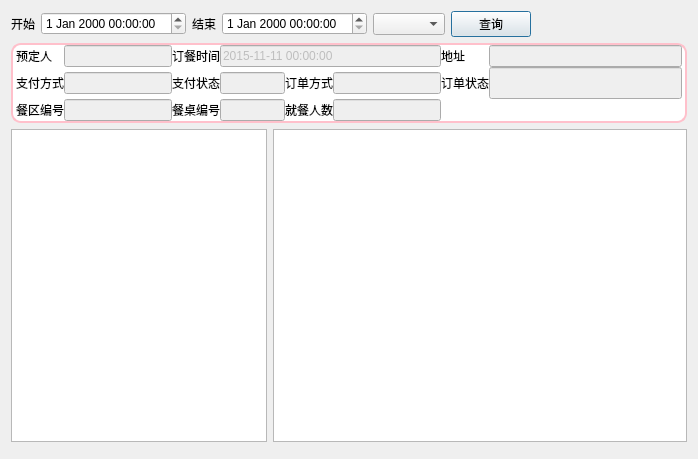
<?xml version="1.0" encoding="UTF-8"?>
<ui version="4.0">
 <class>w_scr_dish_weixinwaimai_dialog</class>
 <widget class="QDialog" name="w_scr_dish_weixinwaimai_dialog">
  <property name="geometry">
   <rect>
    <x>0</x>
    <y>0</y>
    <width>698</width>
    <height>459</height>
   </rect>
  </property>
  <property name="windowTitle">
   <string>Dialog</string>
  </property>
  <layout class="QVBoxLayout" name="verticalLayout">
   <item>
    <layout class="QHBoxLayout" name="horizontalLayout">
     <item>
      <widget class="QLabel" name="label_11">
       <property name="text">
        <string>开始</string>
       </property>
      </widget>
     </item>
     <item>
      <widget class="lds_datetimeEdit" name="dateTimeEdit"/>
     </item>
     <item>
      <widget class="QLabel" name="label_12">
       <property name="text">
        <string>结束</string>
       </property>
      </widget>
     </item>
     <item>
      <widget class="lds_datetimeEdit" name="dateTimeEdit_2"/>
     </item>
     <item>
      <widget class="lds_ComboBox" name="comboBox"/>
     </item>
     <item>
      <widget class="lds_toolbar_button" name="pushButton_search">
       <property name="text">
        <string>查询</string>
       </property>
      </widget>
     </item>
     <item>
      <spacer name="horizontalSpacer">
       <property name="orientation">
        <enum>Qt::Horizontal</enum>
       </property>
       <property name="sizeHint" stdset="0">
        <size>
         <width>40</width>
         <height>20</height>
        </size>
       </property>
      </spacer>
     </item>
    </layout>
   </item>
   <item>
    <widget class="QFrame" name="frame">
     <property name="styleSheet">
      <string notr="true">QFrame#frame{
background:white;border:2px solid pink;border-radius:10px;
}</string>
     </property>
     <layout class="QGridLayout" name="gridLayout" columnstretch="0,0,0,1,0,0,0,0">
      <property name="leftMargin">
       <number>3</number>
      </property>
      <property name="topMargin">
       <number>0</number>
      </property>
      <property name="rightMargin">
       <number>3</number>
      </property>
      <property name="bottomMargin">
       <number>0</number>
      </property>
      <property name="spacing">
       <number>0</number>
      </property>
      <item row="0" column="0">
       <widget class="QLabel" name="label">
        <property name="text">
         <string>预定人</string>
        </property>
       </widget>
      </item>
      <item row="1" column="5">
       <widget class="QLineEdit" name="lineEdit_orderType">
        <property name="enabled">
         <bool>false</bool>
        </property>
       </widget>
      </item>
      <item row="0" column="2">
       <widget class="QLabel" name="label_2">
        <property name="text">
         <string>订餐时间</string>
        </property>
       </widget>
      </item>
      <item row="1" column="1">
       <widget class="QLineEdit" name="lineEdit_payType">
        <property name="enabled">
         <bool>false</bool>
        </property>
       </widget>
      </item>
      <item row="1" column="6">
       <widget class="QLabel" name="label_9">
        <property name="text">
         <string>订单状态</string>
        </property>
       </widget>
      </item>
      <item row="1" column="2">
       <widget class="QLabel" name="label_7">
        <property name="text">
         <string>支付状态</string>
        </property>
       </widget>
      </item>
      <item row="1" column="3">
       <widget class="QLineEdit" name="lineEdit_payState">
        <property name="enabled">
         <bool>false</bool>
        </property>
       </widget>
      </item>
      <item row="1" column="0">
       <widget class="QLabel" name="label_6">
        <property name="text">
         <string>支付方式</string>
        </property>
       </widget>
      </item>
      <item row="1" column="7">
       <widget class="QLineEdit" name="lineEdit_orderState">
        <property name="enabled">
         <bool>false</bool>
        </property>
        <property name="styleSheet">
         <string notr="true">color:red;
font:bold 20px;</string>
        </property>
        <property name="text">
         <string/>
        </property>
       </widget>
      </item>
      <item row="1" column="4">
       <widget class="QLabel" name="label_8">
        <property name="text">
         <string>订单方式</string>
        </property>
       </widget>
      </item>
      <item row="0" column="1">
       <widget class="QLineEdit" name="lineEdit_orderer">
        <property name="enabled">
         <bool>false</bool>
        </property>
        <property name="text">
         <string/>
        </property>
       </widget>
      </item>
      <item row="2" column="0">
       <widget class="QLabel" name="label_3">
        <property name="text">
         <string>餐区编号</string>
        </property>
       </widget>
      </item>
      <item row="2" column="1">
       <widget class="QLineEdit" name="lineEdit_tabelAreaNo">
        <property name="enabled">
         <bool>false</bool>
        </property>
       </widget>
      </item>
      <item row="2" column="2">
       <widget class="QLabel" name="label_4">
        <property name="text">
         <string>餐桌编号</string>
        </property>
       </widget>
      </item>
      <item row="2" column="3">
       <widget class="QLineEdit" name="lineEdit_eatTableNo">
        <property name="enabled">
         <bool>false</bool>
        </property>
       </widget>
      </item>
      <item row="2" column="4">
       <widget class="QLabel" name="label_5">
        <property name="text">
         <string>就餐人数</string>
        </property>
       </widget>
      </item>
      <item row="2" column="5">
       <widget class="QLineEdit" name="lineEdit_eatPels">
        <property name="enabled">
         <bool>false</bool>
        </property>
       </widget>
      </item>
      <item row="0" column="3" colspan="3">
       <widget class="QLineEdit" name="lineEdit_eatTime">
        <property name="enabled">
         <bool>false</bool>
        </property>
        <property name="minimumSize">
         <size>
          <width>0</width>
          <height>0</height>
         </size>
        </property>
        <property name="maximumSize">
         <size>
          <width>16777215</width>
          <height>16777215</height>
         </size>
        </property>
        <property name="text">
         <string>2015-11-11 00:00:00</string>
        </property>
       </widget>
      </item>
      <item row="0" column="6">
       <widget class="QLabel" name="label_10">
        <property name="text">
         <string>地址</string>
        </property>
       </widget>
      </item>
      <item row="0" column="7">
       <widget class="QLineEdit" name="lineEdit_address">
        <property name="enabled">
         <bool>false</bool>
        </property>
       </widget>
      </item>
     </layout>
    </widget>
   </item>
   <item>
    <layout class="QHBoxLayout" name="horizontalLayout_2" stretch="0,1">
     <item>
      <widget class="lds_tableView" name="tableView">
       <property name="minimumSize">
        <size>
         <width>200</width>
         <height>0</height>
        </size>
       </property>
       <attribute name="horizontalHeaderStretchLastSection">
        <bool>true</bool>
       </attribute>
      </widget>
     </item>
     <item>
      <widget class="lds_tableView" name="tableView_2"/>
     </item>
    </layout>
   </item>
   <item>
    <widget class="lds_toolbar" name="widget"/>
   </item>
  </layout>
 </widget>
 <customwidgets>
  <customwidget>
   <class>lds_toolbar</class>
   <extends>QFrame</extends>
   <header>lds_toolbar.h</header>
   <container>1</container>
  </customwidget>
  <customwidget>
   <class>lds_tableView</class>
   <extends>QTableView</extends>
   <header>lds_tableview.h</header>
  </customwidget>
  <customwidget>
   <class>lds_ComboBox</class>
   <extends>QComboBox</extends>
   <header>lds_combobox.h</header>
  </customwidget>
  <customwidget>
   <class>lds_datetimeEdit</class>
   <extends>QDateTimeEdit</extends>
   <header>lds_datetimeedit.h</header>
  </customwidget>
  <customwidget>
   <class>lds_toolbar_button</class>
   <extends>QPushButton</extends>
   <header>lds_toolbar_button.h</header>
  </customwidget>
 </customwidgets>
 <resources/>
 <connections/>
</ui>
